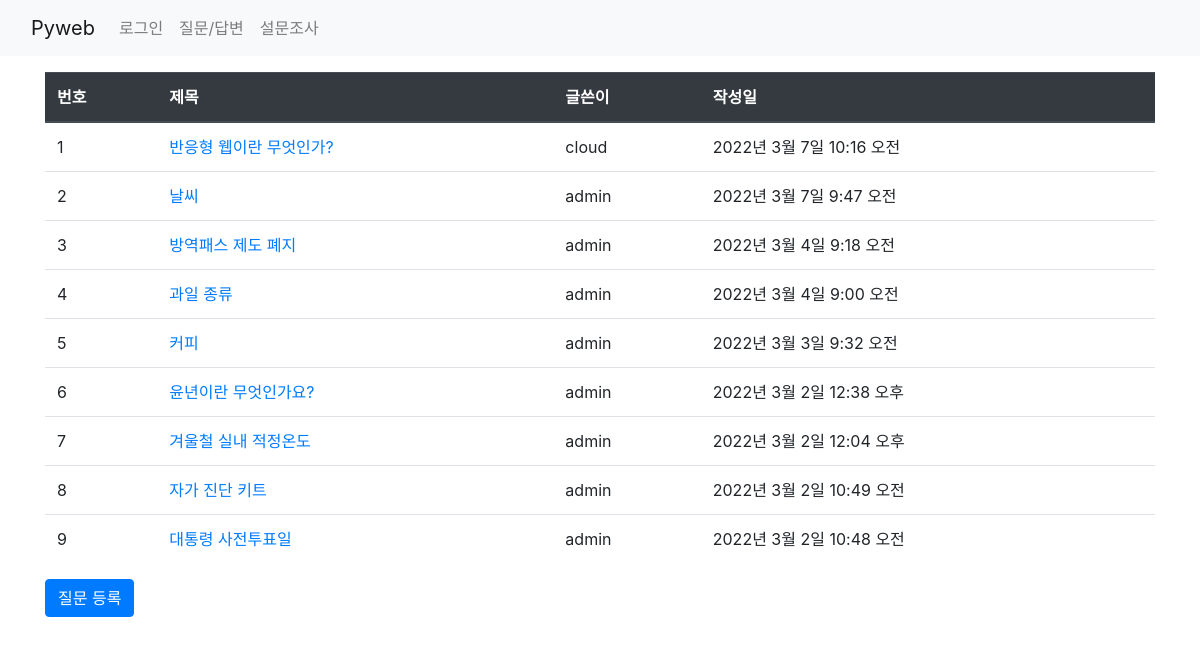
Before: /board/boardlist/ with the older database file.
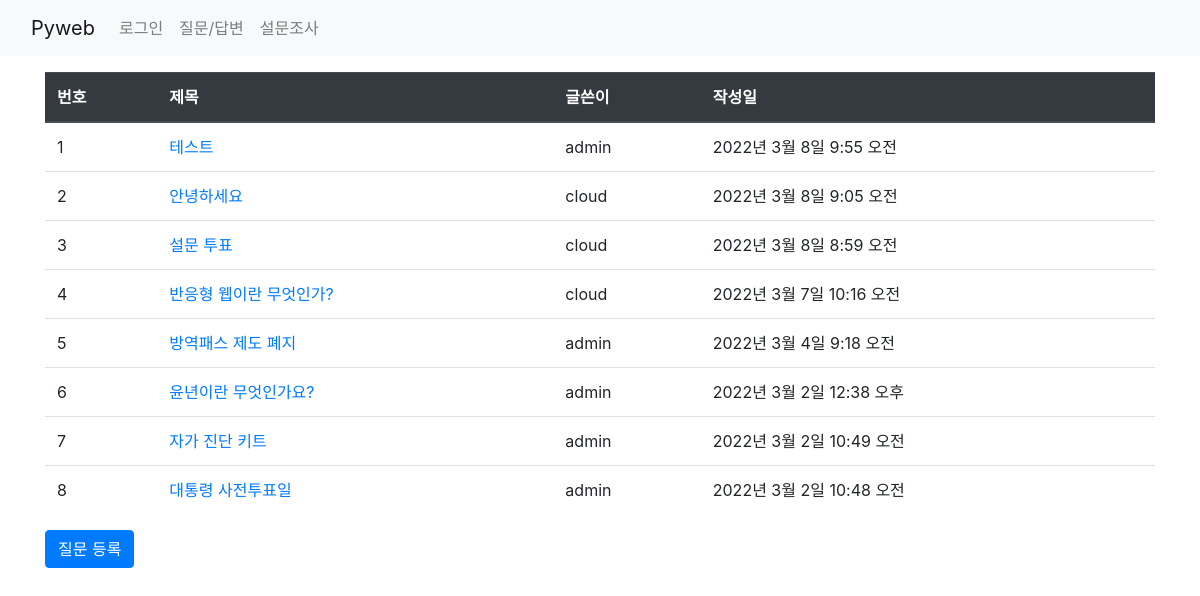
After: the same page with the newer database file.
### board/models.py (models this page shows, shortened)
class Question(models.Model):
    subject = models.CharField(max_length=200)
    content = models.TextField()
    create_date = models.DateTimeField()  # not null
    modify_date = models.DateTimeField(null=True, blank=True) # null 값 허용/ blank- 폼 데이터null
    author = models.ForeignKey(User, on_delete=models.CASCADE)

### board/views.py (the view)
# urls.py: path('boardlist/', views.boardlist, name='boardlist'),  #127.0.0.1:8000/board/boardlist/
def boardlist(request):
    question_list = Question.objects.order_by('-create_date')  #'-'내림 차순, -pk도 가능
    return render(request, 'board/question_list.html',
                  {'question_list':question_list})

### templates/board/question_list.html (shortened to what this page needs)
{% extends 'base.html' %}
{% block content %}
  <div class="container my-3">
      <table class="table">
          <thead class="thead-dark">
            <tr>
                <th>번호</th><th>제목</th><th>글쓴이</th><th>작성일</th>
            </tr>
          </thead>
          <tbody>
            {% if question_list %}
                {% for question in question_list %}
                <tr>
                    <td>{{ forloop.counter }}</td>
                    <td>
                        <a href="{% url 'board:detail' question.id %}">{{ question.subject }}</a>
                    </td>
                    <td>{{ question.author }}</td>
                    <td>{{ question.create_date }}</td>
                </tr>
                {% endfor %}
            {% else %}
              <p>질문이 없습니다.</p>
            {% endif %}
          </tbody>
      </table>
      <a href="{% url 'board:question_create' %} " class="btn btn-primary">질문 등록</a>
  </div>
{% endblock %}

### templates/base.html (shortened to what this page needs)
<!DOCTYPE html>
{% load static %}
<html lang="ko">
<head>
    <link rel="stylesheet" href="{% static 'board/css/bootstrap.css/' %}">
</head>
<body>
{% include 'navbar.html' %}
{% block content %}{% endblock %}
</body>
</html>

### templates/navbar.html (shortened to what this page needs)
<nav class="navbar navbar-expand-lg navbar-light bg-light">
    <div class="container-fluid">
        <a class="navbar-brand" href="{% url 'board:index' %}">Pyweb</a>
        <div class="collapse navbar-collapse" id="navbarSupportedContent">
            <ul class="navbar-nav me-auto mb-2 mb-lg-0">
                <li class="nav-item">
                    {% if user.is_authenticated %}
                        <a class="nav-link" href="{% url 'common:logout' %}">({{ user.username }}님) 로그아웃</a>
                    {% else %}
                        <a class="nav-link" href="{% url 'common:login' %}">로그인</a>
                    {% endif %}
                </li>
                <li class="nav-item">
                    <a class="nav-link" href="{% url 'board:boardlist' %}">질문/답변</a>
                </li>
                <li class="nav-item">
                    <a class="nav-link" href="#">설문조사</a>
                </li>
            </ul>
        </div>
    </div>
</nav>

Changed rows visible on the page:
removed Question: subject "날씨", author "admin", create_date "2022년 3월 7일 9:47 오전"
removed Question: subject "과일 종류", author "admin", create_date "2022년 3월 4일 9:00 오전"
removed Question: subject "커피", author "admin", create_date "2022년 3월 3일 9:32 오전"
removed Question: subject "겨울철 실내 적정온도", author "admin", create_date "2022년 3월 2일 12:04 오후"
added Question: subject "테스트", author "admin", create_date "2022년 3월 8일 9:55 오전"
added Question: subject "안녕하세요", author "cloud", create_date "2022년 3월 8일 9:05 오전"
added Question: subject "설문 투표", author "cloud", create_date "2022년 3월 8일 8:59 오전"
